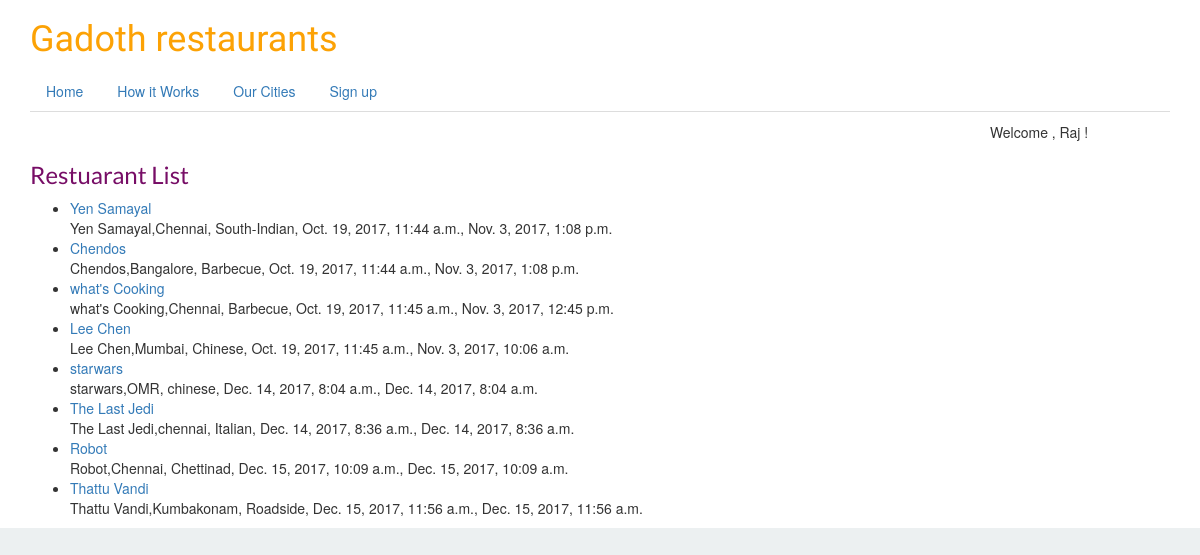
The page /restaurants/ on the database as committed earlier.
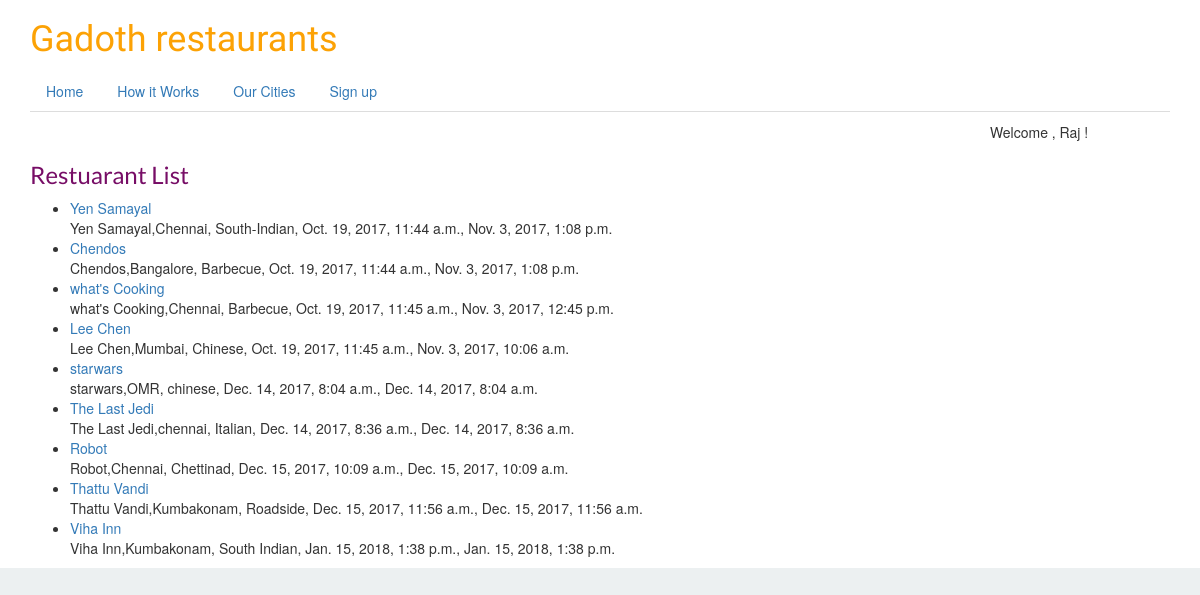
The same page on the database as committed later.
### restaurants/models.py (models this page shows, shortened)
class restaurantLocations(models.Model):
    name        = models.CharField(max_length=120)
    location    = models.CharField(max_length=120,null=True,blank=True)
    category    = models.CharField(max_length=120,null=True,blank=True)
    created     = models.DateTimeField(auto_now_add=True,blank=True)
    modified    = models.DateTimeField(auto_now=True)
    slug        = models.SlugField(null=True,blank=True)
    def __str__(self):
        return self.name

### restaurants/views.py (the view)
# urls.py: url(r'^restaurants/$', restaurant_listView),
def restaurant_listView(request):
    template_name='restaurants/restaurants_list.html'
    queryset = restaurantLocations.objects.all()
    context={
        "object_list" : queryset
    }
    return render(request,template_name,context)

### restaurants/templates/restaurants/restaurants_list.html (shortened to what this page needs)
{% extends 'base.html' %}
{% block page %}
<h3> Restuarant List</h3>
<ul>
    {% for obj in object_list %}
        <li><a href="/restaurants/{{obj.slug}}">{{ obj }}</a></br>
            {{ obj.name }},{{ obj.location }}, {{ obj.category }}, {{ obj.created }}, {{ obj.modified }}
        </li>
    {% endfor %}
</ul>
{% endblock %}

Rows that differ between the two databases and show on the page:
added restaurantLocations: name "Viha Inn", location "Kumbakonam", category "South Indian", created "Jan. 15, 2018, 1:38 p.m.", modified "Jan. 15, 2018, 1:38 p.m."
